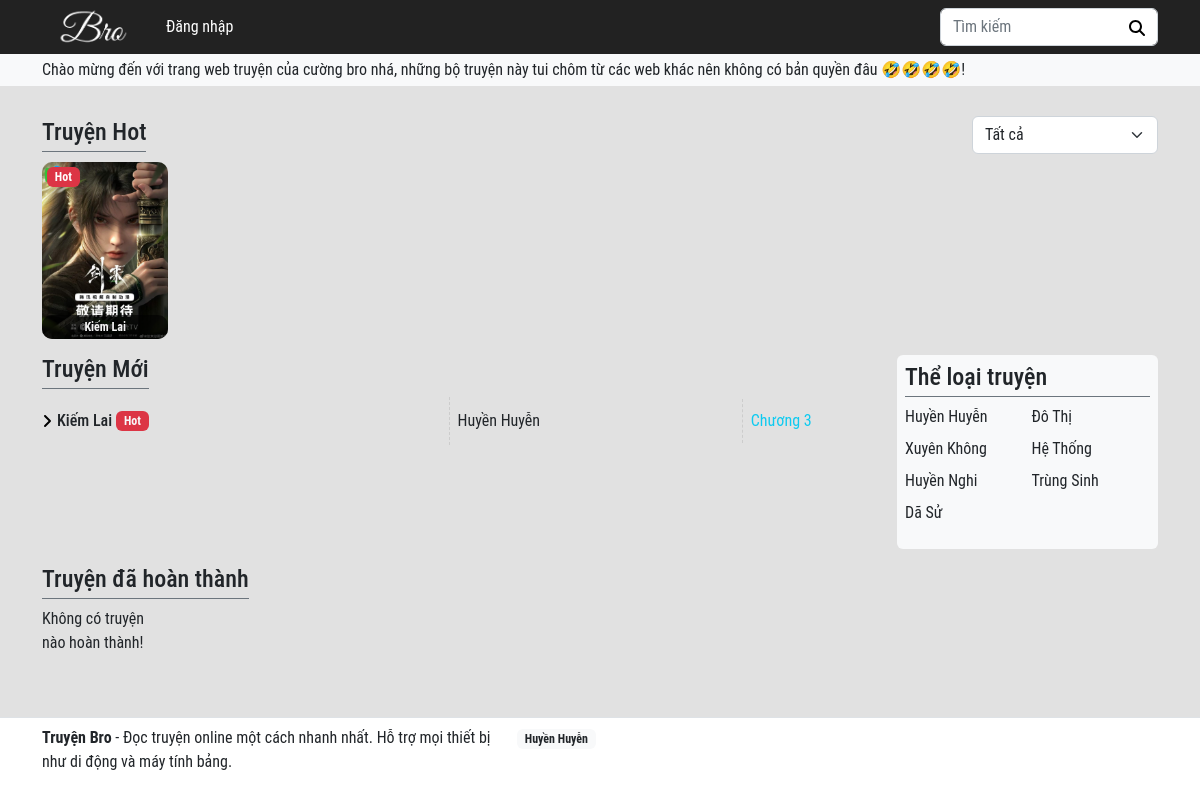
The page /html/home.php on the database its author committed.
### tables this page shows
CREATE TABLE `data_thong_bao` (
  `id` int(11) NOT NULL,
  `noi_dung_tb` text NOT NULL
);

CREATE TABLE `data_truyen` (
  `id` int(11) NOT NULL,
  `id_nguoi_dang` int(11) NOT NULL,
  `ten_truyen` text NOT NULL,
  `image_truyen` text NOT NULL,
  `gioi_thieu` text NOT NULL,
  `trang_thai` int(11) NOT NULL DEFAULT 1,
  `tac_gia` int(11) NOT NULL,
  `so_chuong` int(11) NOT NULL DEFAULT 0,
  `the_loai` int(11) NOT NULL,
  `truyen_hot` int(11) NOT NULL DEFAULT 0,
  `view_truyen` int(11) NOT NULL DEFAULT 0,
  `de_cu` int(11) NOT NULL DEFAULT 0,
  `yeu_thich` int(11) NOT NULL DEFAULT 0,
  `time_up_truyen` datetime NOT NULL DEFAULT current_timestamp(),
  `time_update` datetime NOT NULL DEFAULT current_timestamp()
);

CREATE TABLE `data_the_loai` (
  `id` int(11) NOT NULL,
  `ten_the_loai` text NOT NULL,
  `mo_ta_the_loai` text NOT NULL
);

### html/home.php (the view, shortened to what the rows shown need)
<!DOCTYPE html>
<html lang="en">
<head>
    <link href="../css/bootstrap.min.css" rel="stylesheet">
    <link rel="stylesheet" href="../css/app.css">
</head>
<body>
    <div class="bg-light header-bottom">
        <div class="container py-1">
            <p class="mb-0">
                <?php
                    include '../php/db_connection.php';
                    $sql = "SELECT * FROM data_thong_bao";
                    $result = $conn->query($sql);
                    if($result -> num_rows > 0){
                        while($row = $result -> fetch_assoc()){
                            echo nl2br($row['noi_dung_tb']);
                        }
                    }else{
                        echo "Hiện không có thông báo nào!";
                    }
                ?>
            </p>
        </div>
    </div>
    <main>
        <div class="section-stories-hot mb-3">
            <div class="container">
                <div class="row">
                    <div class="head-title-global d-flex justify-content-between mb-2">
                        <div class="col-6 col-md-4 col-lg-4 head-title-global__left d-flex align-items-center">
                            <h2 class="me-2 mb-0 border-bottom border-secondary pb-1">
                                <a href="#" class="d-block text-decoration-none text-dark fs-4 story-name"
                                    title="Truyện Hot">Truyện Hot</a>
                            </h2>
                        </div>
                    </div>
                </div>
                <div class="row">
                    <div class="col-12">
                        <div class="section-stories-hot__list">
                        <?php
                            include '../php/db_connection.php';
                            $sql = "SELECT id, ten_truyen, trang_thai, truyen_hot, image_truyen FROM data_truyen WHERE truyen_hot = 0 LIMIT 10";
                            $result = $conn->query($sql);
                            if ($result->num_rows > 0) {
                                while($row = $result->fetch_assoc()) {
                                    echo '<div class="story-item">';
                                    echo '<a href="thong_tin_truyen.php?id=' . $row["id"] . '" class="d-block text-decoration-none">';
                                    echo '<div class="story-item__image">';
                                    echo '<img src="'.$row["image_truyen"].'" width="150" height="230" loading="lazy" style = "border-radius: 10px;">';
                                    echo '</div>';
                                    echo '<h3 class="story-item__name text-one-row story-name" style = "border-radius: 10px;">';
                                    echo $row["ten_truyen"];
                                    echo '</h3>';
                                    echo '<div class="list-badge">';
                                    if($row["truyen_hot"] == 0) {
                                        echo '<span class="story-item__badge story-item__badge-hot badge text-bg-danger">Hot</span>';
                                    }
                                    echo '</div>';
                                    echo '</a>';
                                    echo '</div>';
                                }
                            } else {
                                echo "0 kết quả";
                            }
                            ?>
                        </div>
                    </div>
                </div>
            </div>
        </div>
        <div class="container">
            <div class="row align-items-start">
                <div class="col-12 col-md-8 col-lg-9">
                    <div class="section-stories-new mb-3">
                        <div class="row">
                            <div class="head-title-global d-flex justify-content-between mb-2">
                                <div class="col-6 col-md-4 col-lg-4 head-title-global__left d-flex align-items-center">
                                    <h2 class="me-2 mb-0 border-bottom border-secondary pb-1">
                                        <a href="https://suustore.com/#"
                                            class="d-block text-decoration-none text-dark fs-4 story-name"
                                            title="Truyện Mới">Truyện Mới</a>
                                    </h2>
                                </div>
                            </div>
                        </div>
                        <div class="row">
                        <?php
                            include '../php/db_connection.php';
                            $sql = "SELECT id, ten_truyen, trang_thai, truyen_hot, the_loai, so_chuong FROM data_truyen ORDER BY time_update DESC LIMIT 10";
                            $result = $conn->query($sql);
                            if ($result->num_rows > 0) {
                                while ($row = $result->fetch_assoc()) {
                                    echo '<div class="col-12">';
                                    echo '<div class="story-item-no-image">';
                                    echo '    <div class="story-item-no-image__name d-flex align-items-center">';
                                    echo '        <h3 class="me-1 mb-0 d-flex align-items-center">';
                                    echo '            <a href="thong_tin_truyen.php?id=' . $row["id"] . '" class="text-decoration-none text-dark fs-6 hover-title text-one-row story-name">';
                                    echo               htmlspecialchars($row["ten_truyen"]);
                                    echo '            </a>';
                                    echo '        </h3>';
                                    if ($row["truyen_hot"] == 0) {
                                        echo '        <span class="badge text-bg-danger text-light">Hot</span>';
                                    }
                                    echo '    </div>';
                                    echo '    <div class="story-item-no-image__categories ms-2 d-none d-lg-block">';
                                    echo '        <p class="mb-0">';
                                    $the_loai_id = $row["the_loai"];
                                    $sql_the_loai = "SELECT * FROM data_the_loai WHERE id = $the_loai_id";
                                    $result_the_loai = $conn->query($sql_the_loai);
                                    if ($result_the_loai->num_rows > 0) {
                                        $row_the_loai = $result_the_loai->fetch_assoc();
                                        echo '            <a href="the_loai.php?id='.$row_the_loai['id'].'" class="hover-title text-decoration-none text-dark category-name">';
                                        echo $row_the_loai["ten_the_loai"];
                                        echo '            </a>';
                                    } else {
                                        echo '            <a href="#" class="hover-title text-decoration-none text-dark category-name">Không rõ</a>';
                                    }
                                    echo '        </p>';
                                    echo '    </div>';
                                    echo '    <div class="story-item-no-image__chapters ms-2">';
                                    if($row["so_chuong"] == 0) {
                                        echo '        <a href="#" class="hover-title text-decoration-none text-info" onclick="alert(\'Không tồn tại trang này\')" >Chương ' . $row["so_chuong"] . '</a>';
                                    } else {
                                        echo '        <a href="#" class="hover-title text-decoration-none text-info">Chương ' . $row["so_chuong"] . '</a>';
                                    }
                                    echo '    </div>';
                                    echo '</div>';
                                    echo '</div>';
                                }
                            } else {
                                echo "<p>Không có truyện nào!</p>";
                            }
                            ?>
                        </div>
                    </div>
                </div>
                <div class="col-12 col-md-4 col-lg-3 sticky-md-top">
                    <div class="row">
                        <div class="col-12">
                            <div class="section-list-category bg-light p-2 rounded card-custom">
                                <div class="head-title-global mb-2">
                                    <div class="col-12 col-md-12 head-title-global__left">
                                        <h2 class="mb-0 border-bottom border-secondary pb-1">
                                            <span href="#" class="d-block text-decoration-none text-dark fs-4"
                                                title="Truyện đang đọc">Thể loại truyện</span>
                                        </h2>
                                    </div>
                                </div>
                                <div class="row">
                                    <ul class="list-category">
                                            <?php
                                                include '../php/db_connection.php';
                                                $sql = "SELECT*FROM data_the_loai";
                                                $result = $conn->query($sql);
                                                if($result -> num_rows > 0) {
                                                    while($row = $result->fetch_assoc()) {
                                                        echo '<li>';
                                                        echo '<a href="the_loai.php?id='.$row['id'].'" class="text-decoration-none text-dark hover-title">';
                                                        echo $row["ten_the_loai"];
                                                        echo '</a>';
                                                        echo '</li>';
                                                    }
                                                }else {
                                                    echo "0 kết quả";
                                                }
                                            ?>
                                    </ul>
                                </div>
                            </div>
                        </div>
                    </div>
                </div>
            </div>
        </div>
        <div class="section-stories-full mb-3 mt-3">
            <div class="container">
                <div class="row">
                    <div class="head-title-global d-flex justify-content-between mb-2">
                        <div class="col-12 col-md-4 head-title-global__left d-flex">
                            <h2 class="me-2 mb-0 border-bottom border-secondary pb-1">
                                <span class="d-block text-decoration-none text-dark fs-4 title-head-name"
                                    title="Truyện đã hoàn thành">Truyện đã hoàn thành</span>
                            </h2>
                        </div>
                    </div>
                </div>
            </div>
        </div>
    </main>
</body>
</html>

### rows shown on the page
data_thong_bao: noi_dung_tb "Chào mừng đến với trang web truyện của cường bro nhá, những bộ truyện này tui chôm từ các web khác nên không có bản quyền đâu 🤣🤣🤣🤣!"
data_truyen: image_truyen (picture), ten_truyen "Kiếm Lai", truyen_hot "Hot", the_loai.ten_the_loai "Huyền Huyễn", so_chuong "3"
data_the_loai: ten_the_loai "Huyền Huyễn"
data_the_loai: ten_the_loai "Đô Thị"
data_the_loai: ten_the_loai "Xuyên Không"
data_the_loai: ten_the_loai "Hệ Thống"
data_the_loai: ten_the_loai "Huyền Nghi"
data_the_loai: ten_the_loai "Trùng Sinh"
data_the_loai: ten_the_loai "Dã Sử"
